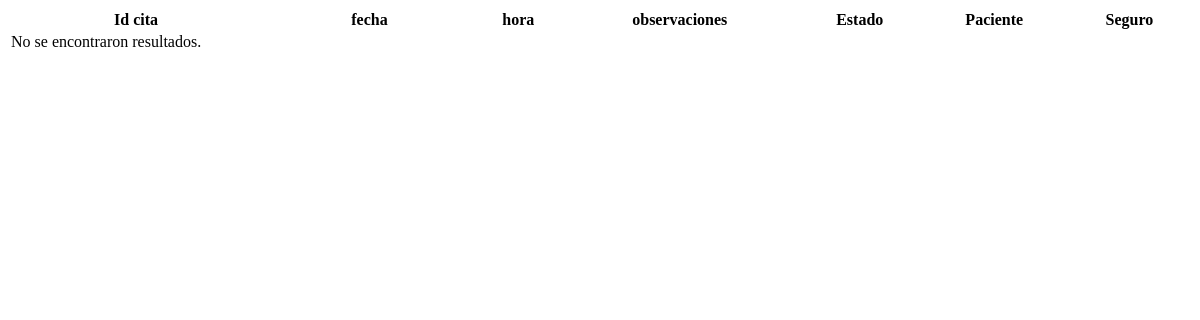
The page /consulta_cita2.php on the database as committed earlier.
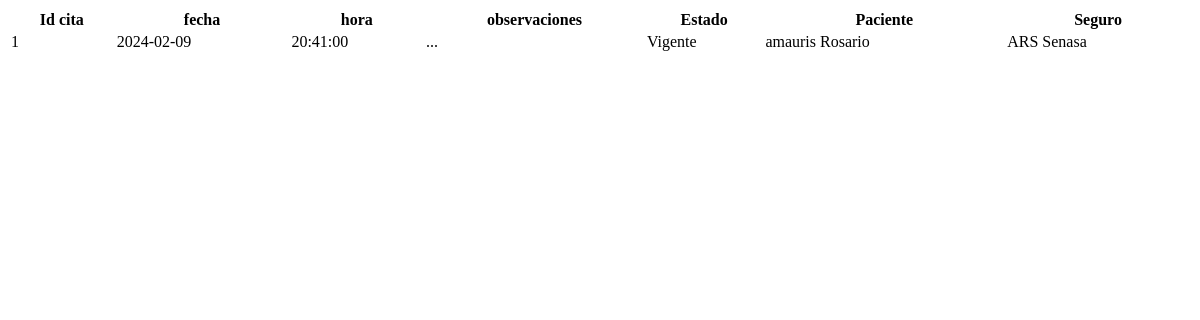
The same page on the database as committed later.
### tables this page shows
CREATE TABLE `citas` (
  `id_cita` int NOT NULL,
  `fecha` date DEFAULT NULL,
  `hora` time DEFAULT NULL,
  `id_paciente` int DEFAULT NULL,
  `id_medico` int DEFAULT NULL,
  `observaciones` text,
  `Estado` text,
  PRIMARY KEY (`id_cita`),
  KEY `FK_Citas_Paciente` (`id_paciente`),
  KEY `FK_Citas_Medicos` (`id_medico`)
);

CREATE TABLE `seguro` (
  `Id_seguro_salud` int NOT NULL,
  `Nombre` text,
  PRIMARY KEY (`Id_seguro_salud`)
);

### consulta_cita2.php (the view, shortened to what this page needs)
<?php
$servername = "localhost";
$username = "root";
$password = "";
$database = "pediatra_sis";
$conn = new mysqli($servername, $username, $password, $database);
$query = "SELECT citas.id_cita, citas.fecha, citas.hora, citas.observaciones, citas.Estado, CONCAT(paciente.nombre, ' ', paciente.apellido) AS Paciente, seguro.Nombre AS nombre_seguro FROM citas JOIN paciente ON citas.id_paciente = paciente.id_paciente JOIN seguro_paciente ON citas.id_paciente = seguro_paciente.id_paciente JOIN seguro ON seguro_paciente.Id_seguro_salud = seguro.Id_seguro_salud";
$result = $conn->query($query);
?>
<!DOCTYPE html>
<html lang="es">
<head>
  <link rel="stylesheet" href="https://cdn.datatables.net/1.13.5/css/jquery.dataTables.min.css">
  <link rel="stylesheet" href="https://cdn.datatables.net/buttons/2.4.1/css/buttons.dataTables.min.css">
</head>
<body>
  <table id="tabla_citas" class="display" style="width:100%">
    <thead>
      <tr>
        <th>Id cita</th>
        <th>fecha</th>
        <th>hora</th>
        <th>observaciones</th>
        <th>Estado</th>
        <th>Paciente</th>
        <th>Seguro</th>
      </tr>
    </thead>
    <tbody>
      <?php
      if ($result->num_rows > 0) {
        while ($row = $result->fetch_assoc()) {
          echo "<tr onclick=\"seleccionarcita('" . $row["id_citas"] . "', '" . $row["fecha"] . "','" . $row["hora"] . "','" . $row["observaciones"] . "','" . $row["Estado"] . "','" . $row["Paciente"] . "','" . $row["nombre_seguro"] . "')\">";
          echo "<td>" . $row["id_cita"] . "</td>";
          echo "<td>" . $row["fecha"] . "</td>";
          echo "<td>" . $row["hora"] . "</td>";
          echo "<td>" . $row["observaciones"] . "</td>";
          echo "<td>" . $row["Estado"] . "</td>";
          echo "<td>" . $row["Paciente"] . "</td>";
          echo "<td>" . $row["nombre_seguro"] . "</td>";
          echo "</tr>";
        }
      } else {
        echo "<tr><td colspan='2'>No se encontraron resultados.</td></tr>";
      }
      ?>
    </tbody>
  </table>
</body>
</html>

Rows that differ between the two databases and show on the page:
added citas: id_cita "1", fecha "2024-02-09", hora "20:41:00", observaciones "...", Estado "Vigente", Paciente "amauris Rosario", seguro.Nombre "ARS Senasa"
Other text that changed with them:
text no longer shown: "No se encontraron resultados."
